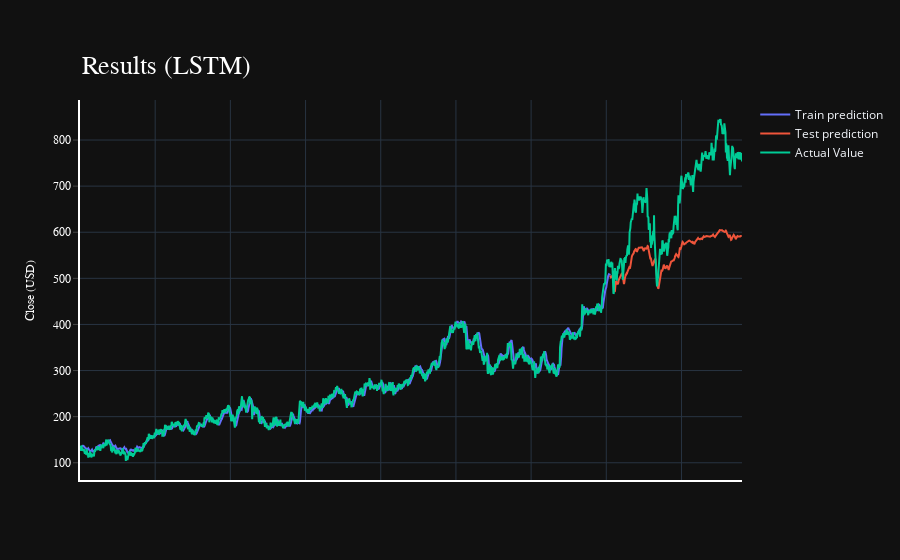

The notebook cell this image was saved under:
### Code cell
# !pip install nbformat
# !pip install plotly
import plotly.express as px
import plotly.graph_objects as go

fig = go.Figure()
fig.add_trace(go.Scatter(go.Scatter(x=result.index, y=result[0],
                    mode='lines',
                    name='Train prediction')))
fig.add_trace(go.Scatter(x=result.index, y=result[1],
                    mode='lines',
                    name='Test prediction'))
fig.add_trace(go.Scatter(go.Scatter(x=result.index, y=result[2],
                    mode='lines',
                    name='Actual Value')))
fig.update_layout(
    xaxis=dict(
        showline=True,
        showgrid=True,
        showticklabels=False,
        linecolor='white',
        linewidth=2
    ),
    yaxis=dict(
        title_text='Close (USD)',
        titlefont=dict(
            family='Rockwell',
            size=12,
            color='white',
        ),
        showline=True,
        showgrid=True,
        showticklabels=True,
        linecolor='white',
        linewidth=2,
        ticks='outside',
        tickfont=dict(
            family='Rockwell',
            size=12,
            color='white',
        ),
    ),
    showlegend=True,
    template = 'plotly_dark'

)



annotations = []
annotations.append(dict(xref='paper', yref='paper', x=0.0, y=1.05,
                              xanchor='left', yanchor='bottom',
                              text='Results (LSTM)',
                              font=dict(family='Rockwell',
                                        size=26,
                                        color='white'),
                              showarrow=False))
fig.update_layout(annotations=annotations)

fig.show()

### Figure 1 — Plotly figure (JSON) as saved in the notebook; plotly's stock layout.template omitted (floating-point values rounded to 4 significant figures; data arrays with more than 128 entries replaced by an {"elided": "..."} marker saying what was removed)
{"data": [{"mode": "lines", "name": "Train prediction", "type": "scatter", "x": {"elided": "1762 int values"}, "y": {"elided": "1762 float values"}}, {"mode": "lines", "name": "Test prediction", "type": "scatter", "x": {"elided": "1762 int values"}, "y": {"elided": "1762 float values"}}, {"mode": "lines", "name": "Actual Value", "type": "scatter", "x": {"elided": "1762 int values"}, "y": {"elided": "1762 float values"}}], "layout": {"annotations": [{"font": {"color": "white", "family": "Rockwell", "size": 26}, "showarrow": false, "text": "Results (LSTM)", "x": 0, "xanchor": "left", "xref": "paper", "y": 1.05, "yanchor": "bottom", "yref": "paper"}], "showlegend": true, "xaxis": {"linecolor": "white", "linewidth": 2, "showgrid": true, "showline": true, "showticklabels": false}, "yaxis": {"linecolor": "white", "linewidth": 2, "showgrid": true, "showline": true, "showticklabels": true, "tickfont": {"color": "white", "family": "Rockwell", "size": 12}, "ticks": "outside", "title": {"font": {"color": "white", "family": "Rockwell", "size": 12}, "text": "Close (USD)"}}}}
